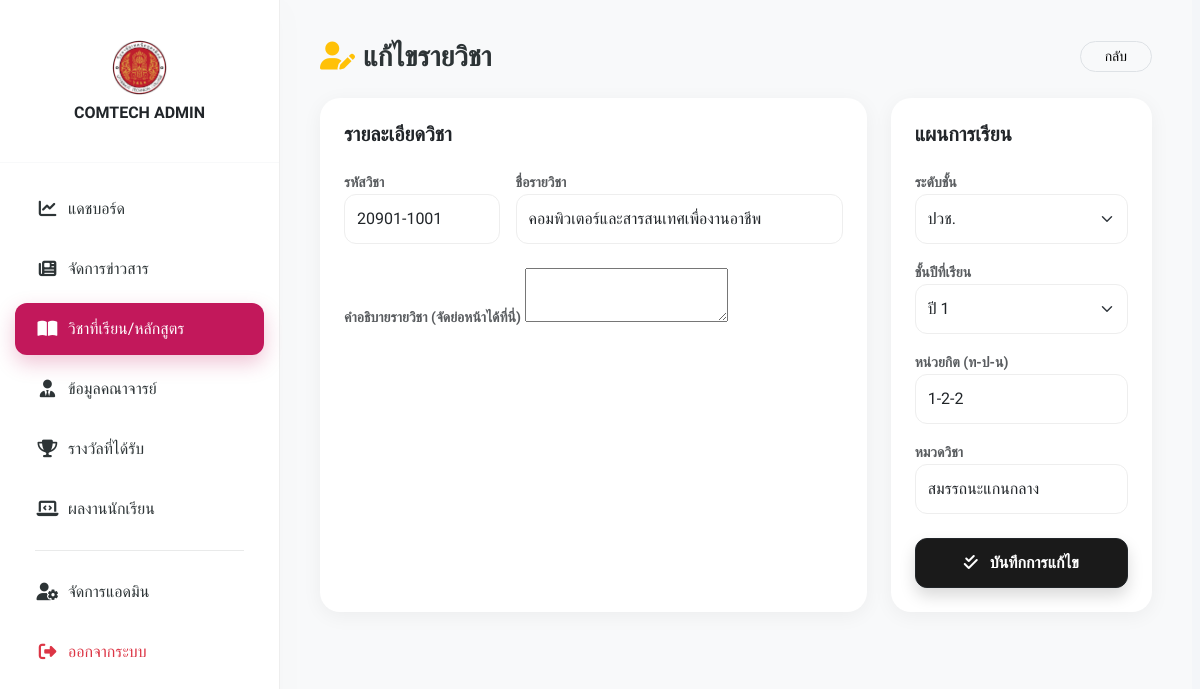
Page /admin/curriculum/edit.php?id=1 (signed in) on the committed database.
### tables this page shows
CREATE TABLE `curriculum` (
  `id` int NOT NULL,
  `subject_code` varchar(20) NOT NULL COMMENT 'รหัสวิชา',
  `subject_name` varchar(255) NOT NULL COMMENT 'ชื่อวิชา',
  `credits` varchar(10) NOT NULL COMMENT 'หน่วยกิต (ท-ป-น)',
  `category` varchar(100) DEFAULT NULL COMMENT 'หมวดวิชา',
  `level` enum('ปวช.','ปวส.') NOT NULL COMMENT 'ระดับชั้น',
  `year` enum('1','2','3') NOT NULL COMMENT 'ปีที่เรียน',
  `description` text,
  `created_at` timestamp NOT NULL DEFAULT CURRENT_TIMESTAMP
);

### admin/curriculum/edit.php (the view, shortened to what this page needs)
<?php
require_once __DIR__ . '/../../config/db.php';
$id = $_GET['id'] ?? null;
try {
    $stmt = $pdo->prepare("SELECT * FROM curriculum WHERE id = ?");
    $stmt->execute([$id]);
    $subject = $stmt->fetch();
} catch (PDOException $e) { die($e->getMessage()); }
?>
<!DOCTYPE html>
<html lang="th">
<head>
    <link href="https://cdn.jsdelivr.net/npm/bootstrap@5.3.0/dist/css/bootstrap.min.css" rel="stylesheet">
    <link rel="stylesheet" href="https://cdnjs.cloudflare.com/ajax/libs/font-awesome/6.4.0/css/all.min.css">
    <link rel="stylesheet" href="../../assets/css/admin_style.css">
</head>
<body>
<div class="admin-wrapper">
    <?php include '../includes/sidebar.php'; ?>
    <div class="main-content">
        <div class="d-flex justify-content-between align-items-center mb-4">
            <h3 class="fw-bold m-0"><i class="fa-solid fa-user-pen me-2 text-warning"></i>แก้ไขรายวิชา</h3>
            <a href="index.php" class="btn btn-light rounded-pill px-4 border btn-sm">กลับ</a>
        </div>
        <form method="POST">
            <div class="row g-4 equal-height-row">
                <div class="col-lg-8">
                    <div class="card card-stretch p-4">
                        <h5 class="fw-bold mb-4">รายละเอียดวิชา</h5>
                        <div class="row g-3 mb-4">
                            <div class="col-md-4">
                                <label class="fw-bold text-muted small">รหัสวิชา</label>
                                <input type="text" name="subject_code" class="form-control form-control-custom" value="<?= htmlspecialchars($subject['subject_code']) ?>" required>
                            </div>
                            <div class="col-md-8">
                                <label class="fw-bold text-muted small">ชื่อรายวิชา</label>
                                <input type="text" name="subject_name" class="form-control form-control-custom" value="<?= htmlspecialchars($subject['subject_name']) ?>" required>
                            </div>
                        </div>
                        <div class="mb-0 flex-grow-1">
                            <label class="fw-bold text-muted small mb-2">คำอธิบายรายวิชา (จัดย่อหน้าได้ที่นี่)</label>
                            <textarea name="description" id="editor"><?= htmlspecialchars($subject['description']) ?></textarea>
                        </div>
                    </div>
                </div>
                <div class="col-lg-4">
                    <div class="card card-stretch p-4">
                        <h5 class="fw-bold mb-4">แผนการเรียน</h5>
                        <div class="mb-3">
                            <label class="fw-bold text-muted small">ระดับชั้น</label>
                            <select name="level" class="form-select form-control-custom">
                                <option value="ปวช." <?= ($subject['level'] == "ปวช.") ? 'selected' : '' ?>>ปวช.</option>
                            </select>
                        </div>
                        <div class="mb-3">
                            <label class="fw-bold text-muted small">ชั้นปีที่เรียน</label>
                            <select name="year" class="form-select form-control-custom">
                                <option value="1" <?= ($subject['year'] == "1") ? 'selected' : '' ?>>ปี 1</option>
                            </select>
                        </div>
                        <div class="mb-3">
                            <label class="fw-bold text-muted small">หน่วยกิต (ท-ป-น)</label>
                            <input type="text" name="credits" class="form-control form-control-custom" value="<?= htmlspecialchars($subject['credits']) ?>">
                        </div>
                        <div class="mb-4">
                            <label class="fw-bold text-muted small">หมวดวิชา</label>
                            <input type="text" name="category" class="form-control form-control-custom" value="<?= htmlspecialchars($subject['category']) ?>">
                        </div>
                        <div class="mt-auto">
                            <button type="submit" class="btn btn-dark w-100 py-3 rounded-15 fw-bold shadow">
                                <i class="fa-solid fa-check-double me-2"></i> บันทึกการแก้ไข
                            </button>
                        </div>
                    </div>
                </div>
            </div>
        </form>
    </div>
</div>
</body>
</html>

### assets/css/admin_style.css (style rules this page uses)
:root { --primary-color:#c2185b; --dark-main:#1a1a1a; --light-bg:#f4f6f9; --card-white:#fff; --text-dark:#2d3436; --text-muted:#95a5a6; --border-color:#eee; --transition:all .3s cubic-bezier(.4,0,.2,1); --shadow-sm:0 5px 15px rgba(0,0,0,.03); --shadow-md:0 10px 30px rgba(0,0,0,.08); }
body { font-family:'Prompt',sans-serif; background:var(--light-bg); color:var(--text-dark); margin:0; overflow-x:hidden; }
.admin-wrapper { display:flex;min-height:100vh }
.main-content { flex:1; margin-left:280px; padding:40px; width:calc(100% - 280px); transition:var(--transition); display:flex; flex-direction:column; min-height:100vh; background:#f8f9fa; }
.rounded-15 { border-radius:15px!important }
.btn-dark { background:var(--dark-main)!important; color:#fff!important; border-radius:12px!important; padding:12px 25px!important; font-weight:500; transition:var(--transition)!important; }
.equal-height-row { display:flex;flex-wrap:wrap }
.equal-height-row>[class*='col-'] { display:flex;flex-direction:column }
@media (min-width:992px) { body { overflow:auto!important } }
html { box-sizing:border-box; scrollbar-gutter: stable; }
*,*::before,*::after { box-sizing:inherit; }

### admin/curriculum/edit.php (style rules this page uses)
.equal-height-row { display: flex; flex-wrap: wrap; }
.equal-height-row > [class*='col-'] { display: flex; flex-direction: column; }
.card-stretch { flex: 1; display: flex; flex-direction: column; border: none; border-radius: 20px; box-shadow: 0 4px 20px rgba(0,0,0,0.05); background: #fff; }
.form-control-custom { border-radius: 12px; padding: 12px; border: 1px solid #eee; transition: 0.3s; }

### rows in the picture
curriculum: subject_code "20901-1001", subject_name "คอมพิวเตอร์และสารสนเทศเพื่องานอาชีพ", level "ปวช.", year "ปี 1", credits "1-2-2", category "สมรรถนะแกนกลาง"
